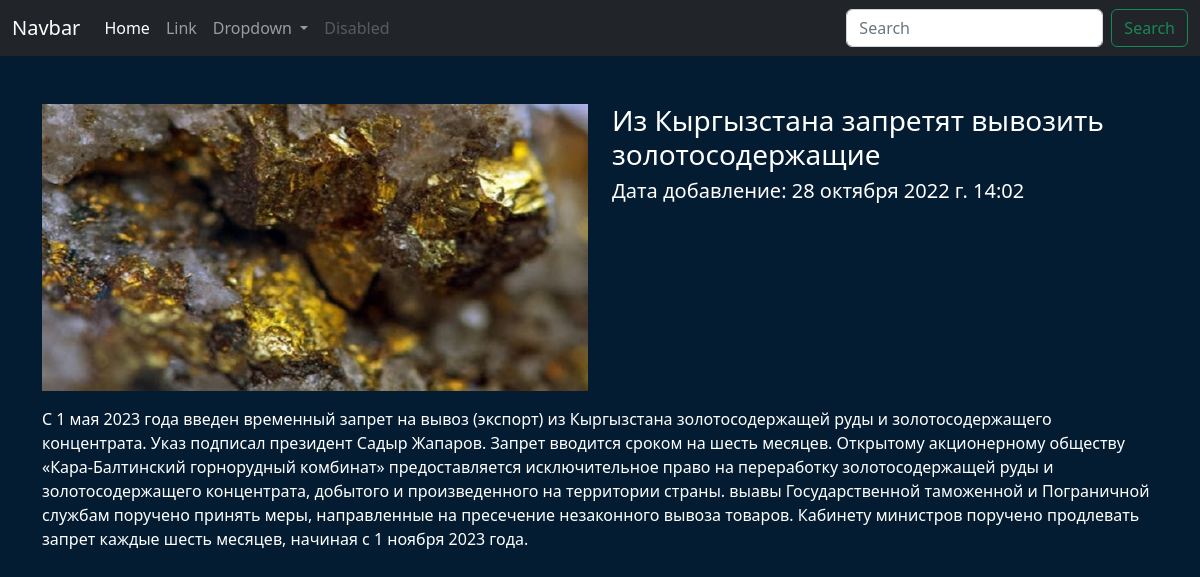
The page /news/1/ on the database its author committed.
### news/models.py (models this page shows, shortened)
class News(models.Model):
    class Meta:
        verbose_name = 'новость'
        verbose_name_plural = 'новости'
    title = models.CharField(max_length=50, verbose_name='заголовок')
    content = models.TextField(verbose_name='контент')
    image = models.ImageField(verbose_name='изображение', upload_to='news_images/')
    date = models.DateTimeField(verbose_name='дата добавление', auto_now_add=True)

### news/views.py (the view)
# urls.py: path('news/<int:id>/', item_news, name='item_news'),
def item_news(request, id):
    news = News.objects.get(id=id)
    return render(request, 'item_news.html', {'news': news})

### templates/item_news.html (shortened to what this page needs)
{% load static %}
<!DOCTYPE html>
<html lang="en">
<head>
    <link
        href="https://cdn.jsdelivr.net/npm/bootstrap@5.2.2/dist/css/bootstrap.min.css"
        rel="stylesheet"
    >
    <link rel="stylesheet" href="{% static 'css/css.css' %}">
</head>
<body>
    {% include 'navbar.html' %}
    <div class="container">
        <div class="row">
            <div class="col-12 col-md-6 mb-3"><img src="{{ news.image.url }}" class="w-100" alt=""></div>
            <div class="col-12 col-md-6 mb-3">
                <h3>{{ news.title }}</h3>
                <h5>Дата добавление: {{ news.date }}</h5>
            </div>
            <div class="col-12">
                {{ news.content }}
            </div>
        </div>
    </div>
</body>
</html>

### static/static_dirs/css/css.css (style rules this page uses)
body { background-color: #041C32; color: #fff !important; }

### rows shown on the page
News: image (picture), title "Из Кыргызстана запретят вывозить золотосодержащие", date "28 октября 2022 г. 14:02", content "С 1 мая 2023 года введен временный запрет на вывоз (экспорт) из Кыргызстана золотосодержащей руды и золотосодержащего концентрата. Указ подписал президент Садыр Жапаров. Запрет вводится сроком на шесть месяцев. Открытому акционерному обществу «Кара-Балтинский горнорудный комбинат» предоставляется исключительное право на переработку золотосодержащей руды и золотосодержащего концентрата, добытого и произведенного на территории страны. выавы Государственной таможенной и Пограничной службам поручено принять меры, направленные на пресечение незаконного вывоза товаров. Кабинету министров поручено продлевать запрет каждые шесть месяцев, начиная с 1 ноября 2023 года."
